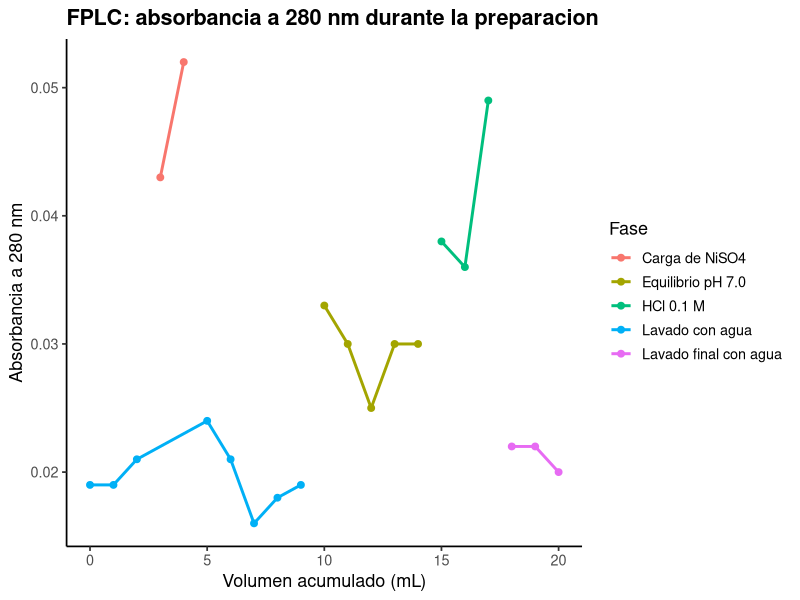
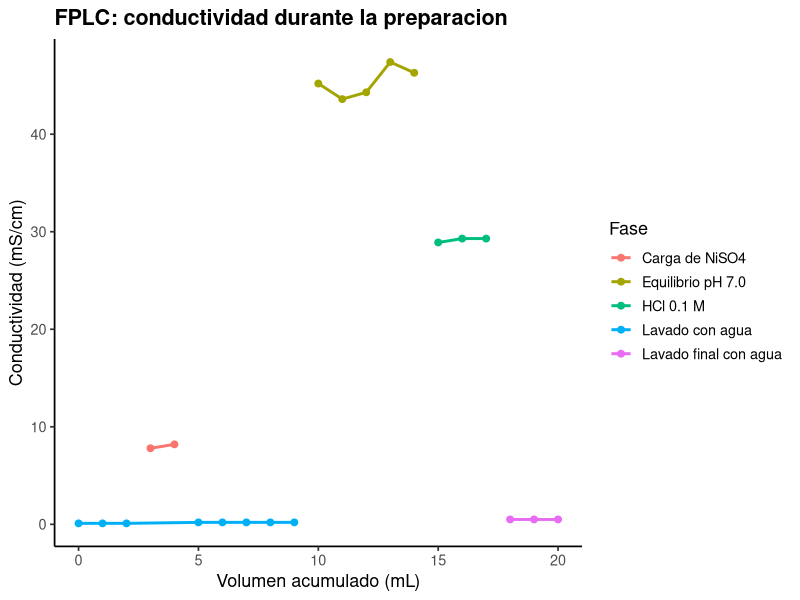
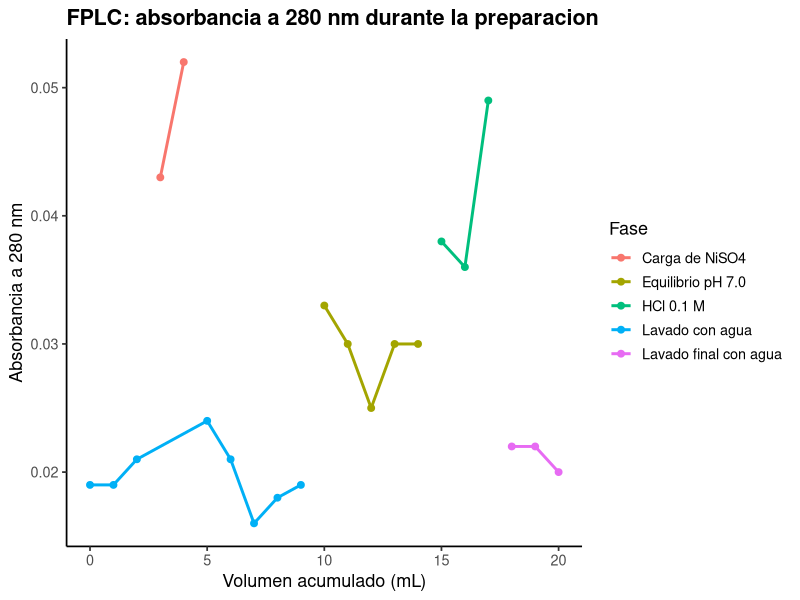
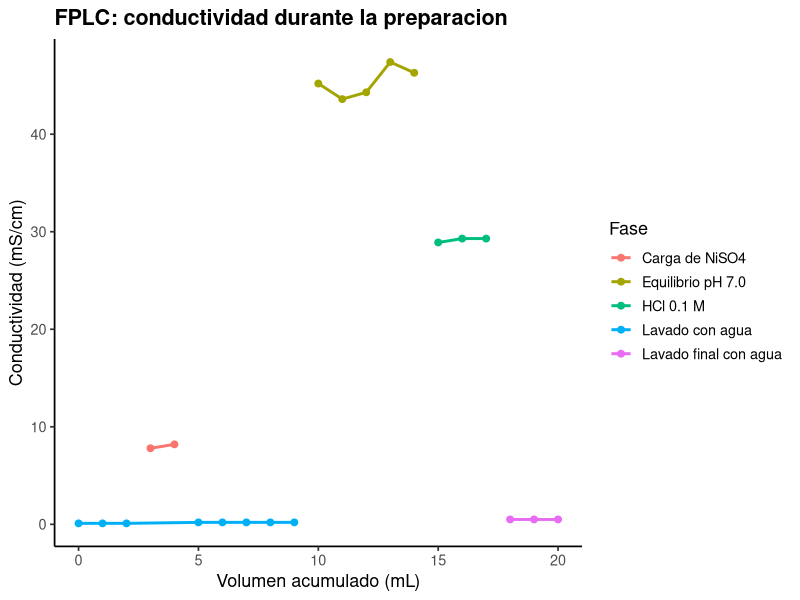

Here is the R script that generated these plots, in order:
# ==========================================================================
# P6. Introduccion al FPLC (BioLogic LP)
# ==========================================================================
# Autor: Dr. Jose Juan Torres Martinez
# Docente de Ciencias Quimicas
# Universidad Autonoma de San Luis Potosi (UASLP)
# Mexico
#
# Material academico para estudiantes
# Serie "Bioseparaciones" - Laboratorio, Practica 6. FPLC
#
# Descripcion: Recorrido por el laboratorio de la planta, estacion 6: el equipo FPLC (BioLogic LP). Aqui se reconstruye el registro del equipo durante la carga de niquel y el equilibrio de la columna: absorbancia a 280 nm y conductividad contra tiempo, con flujo de 0.5 mL/min. El volumen acumulado se calcula de cero como flujo por tiempo, y cada fase del protocolo se identifica en el registro. Lo que se aprende aqui es a leer el registro del equipo: que detector sigue a la proteina y cual sigue a las sales, y donde empieza cada fase.
#
# Objetivos de aprendizaje:
#   - Identificar cada fase del protocolo en el registro del FPLC.
#   - Calcular el volumen acumulado a partir del flujo y el tiempo.
#   - Leer la conductividad como senal del cambio de buffer.

# Datos: datos_fplc.csv (absorbancia a 280 nm y conductividad registradas contra tiempo; flujo 0.5 mL/min).
# Recorrido: llegamos al equipo FPLC, con su modulo de mezclado, sus detectores y su colector de fracciones. Primera parada: el registro completo con el volumen acumulado calculado de cero. Segunda y tercera parada: las graficas de absorbancia y de conductividad contra volumen. En cada parada leemos el registro y comentamos que significa antes de seguir.
# ==========================================================================

library(tidyverse)

# --------------------------------------------------------------------------
# Protocolo (Manual de Practicas, Practica 6. FPLC, BioLogic LP)
# --------------------------------------------------------------------------
# El equipo BioLogic LP tiene: modulo/valvula de mezclado que proporciona dos buffers para la fase movil; detector UV con lampara de mercurio y filtros para 280 nm y 254 nm; detector de conductividad para monitorear gradientes de sales en linea; colector de fracciones controlado por el sistema electronico; y controlador que registra conductividad y UV y controla start/stop, flujo, seleccion de buffer y protocolos.
# Buffers y soluciones (manual): buffer de adsorcion (fosfato 20 mM, NaCl 500 mM, pH 7.0, filtrado); buffer de desorcion (fosfato 20 mM, NaCl 500 mM, pH 4.0, filtrado); agua filtrada; sulfato de niquel (20 mM, filtrado); solucion acida (HCl 0.1 M, filtrado).
# Paso 1. El instructor senala las partes del equipo e indica el proceso de instalacion de una columna y el encendido general de los sistemas, asi como las partes de los graficos que se registran en el software.
# Paso 2. Con la columna conectada, alimentar agua por 5 min a un flujo de 0.5 mL/min.
# Paso 3. Detener la bomba y sustituir la alimentacion por la solucion de sulfato de niquel. Arrancar la bomba y alimentar el sulfato de niquel al mismo flujo hasta que el frente verde alcance la parte superior de la columna.
# Paso 4. Detener la bomba y sustituir la alimentacion por agua. Arrancar la bomba y lavar por 10 min.
# Paso 5. Detener la bomba y sustituir la alimentacion por el buffer de adsorcion. Arrancar la bomba y alimentar el buffer de adsorcion por 10 min o hasta que el pH de la solucion que sale de la columna sea 7.0 (verificarlo con papel pH).
# Paso 6. Detener la bomba y sustituir la alimentacion por la solucion acida, hasta que la coloracion azul de la columna desaparezca.
# Paso 7. Detener la bomba y alimentar agua hasta que el pH de la solucion de salida de la columna sea neutro.
# Paso 8. Apagar el equipo y guardar el archivo del grafico obtenido en el software.
# En esta practica todavia no se carga proteina: el registro es el de la preparacion de la columna (lavado, carga de niquel, equilibrio y lavado acido), con flujo de 0.5 mL/min durante 40 min y 20.0 mL acumulados.
# Seguridad y reglas (manual): seguir las indicaciones del instructor para instalar la columna y encender el equipo; verificar el pH de salida con papel pH; bata blanca obligatoria y guantes cuando se indique.

# --------------------------------------------------------------------------
# Parada 1. Leer el registro y calcular el volumen acumulado
# --------------------------------------------------------------------------
# Estamos frente al FPLC mientras corre el protocolo de preparacion de la columna. Leemos el registro de absorbancia y conductividad contra tiempo y calculamos el volumen acumulado como flujo por tiempo, para ubicar cada fase en el cromatograma.
# Flujo del protocolo: 0.5 mL/min. Volumen acumulado = flujo * tiempo.
flujo_ml_min <- 0.5

datos <- read_csv("datos_fplc.csv", show_col_types = FALSE)

datos <- datos %>%
  mutate(volumen_ml = flujo_ml_min * tiempo_min)

print(datos)

# Volumen total pasado por la columna en el registro.
print(tibble(volumen_total_ml = max(datos$volumen_ml)))

# Aqui resumimos la conductividad y la absorbancia medias por fase: ese resumen dice que solucion estaba pasando en cada tramo del registro.
# Conductividad media por fase.
print(datos %>%
        group_by(fase) %>%
        summarise(conductividad_media = mean(conductividad_mS_cm),
                  absorbancia_280_media = mean(absorbancia_280),
                  .groups = "drop"))

# --------------------------------------------------------------------------
# Parada 2. Grafica 1: absorbancia a 280 nm contra volumen
# --------------------------------------------------------------------------
# Graficamos la absorbancia a 280 nm contra el volumen acumulado, con cada fase en un color: asi se ve si pasa proteina por el detector en la preparacion.
grafica_uv <- ggplot(
  datos,
  aes(x = volumen_ml, y = absorbancia_280, color = fase)
) +
  geom_line(linewidth = 1) +
  geom_point(size = 2) +
  labs(
    x = "Volumen acumulado (mL)",
    y = "Absorbancia a 280 nm",
    color = "Fase",
    title = "FPLC: absorbancia a 280 nm durante la preparacion"
  ) +
  theme_classic(base_size = 13) +
  theme(plot.title = element_text(face = "bold"))

print(grafica_uv)

# --------------------------------------------------------------------------
# Parada 3. Grafica 2: conductividad contra volumen
# --------------------------------------------------------------------------
# Seguimos a la segunda grafica: la conductividad contra el volumen acumulado, con cada fase en un color. Aqui se ve cada cambio de solucion del protocolo.
grafica_cond <- ggplot(
  datos,
  aes(x = volumen_ml, y = conductividad_mS_cm, color = fase)
) +
  geom_line(linewidth = 1) +
  geom_point(size = 2) +
  labs(
    x = "Volumen acumulado (mL)",
    y = "Conductividad (mS/cm)",
    color = "Fase",
    title = "FPLC: conductividad durante la preparacion"
  ) +
  theme_classic(base_size = 13) +
  theme(plot.title = element_text(face = "bold"))

print(grafica_cond)

# --------------------------------------------------------------------------
# 4. Exportar las graficas
# --------------------------------------------------------------------------
# Antes de salir del equipo FPLC guardamos las dos graficas del recorrido.
ggsave("06_fplc_uv.png", grafica_uv,
       width = 20, height = 12, units = "cm", dpi = 300)
ggsave("06_fplc_conductividad.png", grafica_cond,
       width = 20, height = 12, units = "cm", dpi = 300)

# --------------------------------------------------------------------------
# Interpretacion
# --------------------------------------------------------------------------
# Grafica 1 (absorbancia a 280 nm contra volumen): el eje x es el volumen acumulado en mL y el eje y es la absorbancia a 280 nm (adimensional).
# - La absorbancia a 280 nm se mantiene en la linea base: en esta practica todavia no se carga proteina. Esto significa que el detector UV no ve proteina durante la preparacion, y por eso lo siguiente, en la practica de IMAC, es cargar la albumina y ver su pico.
# Grafica 2 (conductividad contra volumen): el eje x es el volumen acumulado en mL y el eje y es la conductividad en mS/cm.
# - La conductividad marca cada cambio de solucion: sube con la llegada del niquel y del buffer de adsorcion con 500 mM NaCl, y cambia de nuevo con el acido. Esto significa que el detector de conductividad sigue a las sales del buffer, y con el se sabe en que fase del protocolo esta la columna en cada momento.

# --------------------------------------------------------------------------
# Que aprendimos
# --------------------------------------------------------------------------
# - El detector UV sigue a la proteina y el de conductividad sigue a las sales del buffer.
# - El volumen acumulado sale del flujo por el tiempo y permite ubicar cada fase en el cromatograma.
# Terminamos el recorrido en el equipo FPLC: ya sabemos leer su registro y preparar la columna. Seguimos a la siguiente estacion del laboratorio: la columna de IMAC con niquel, donde la albumina se retiene y se desorbe.
